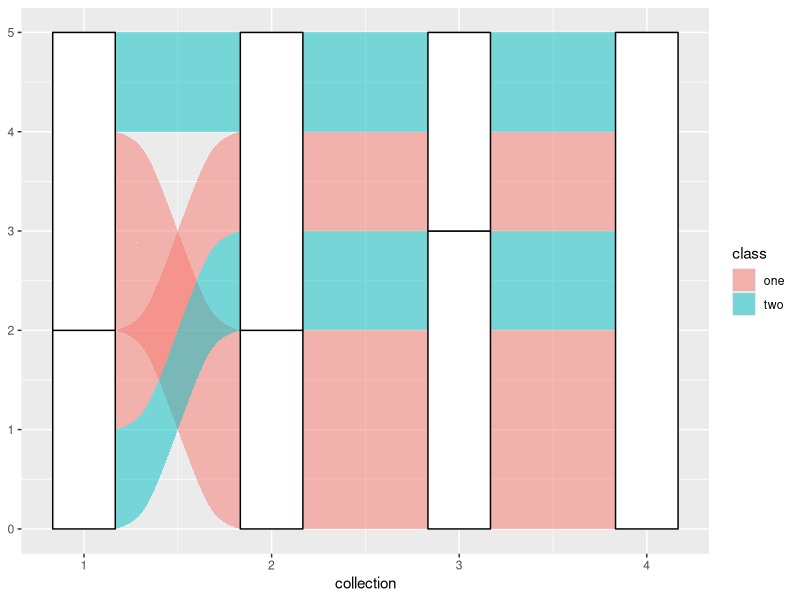
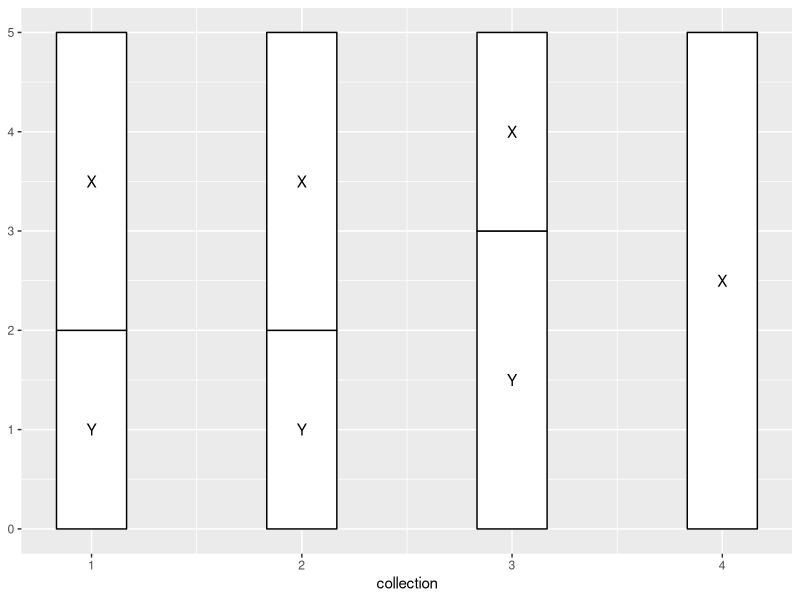
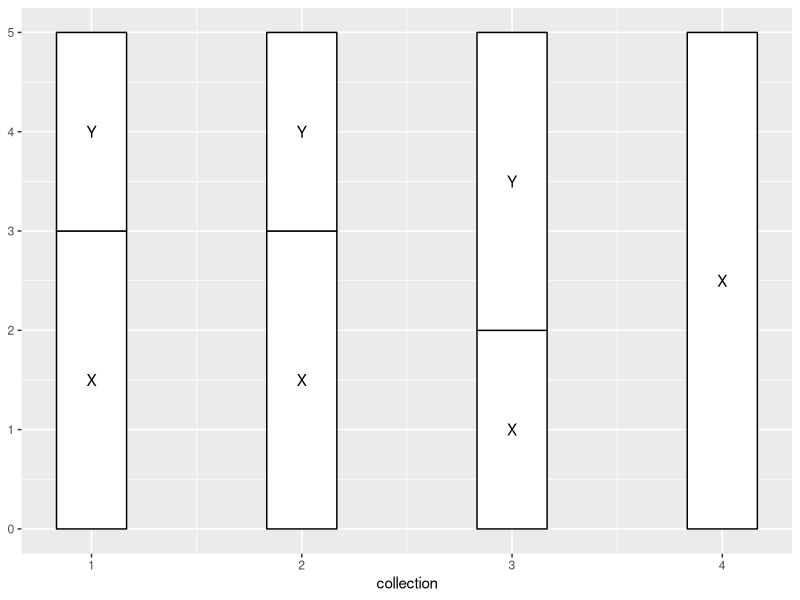
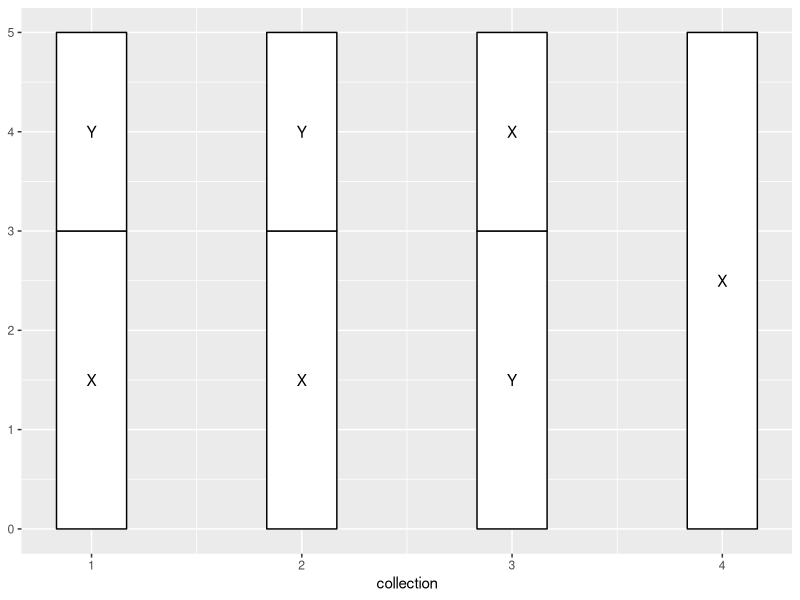
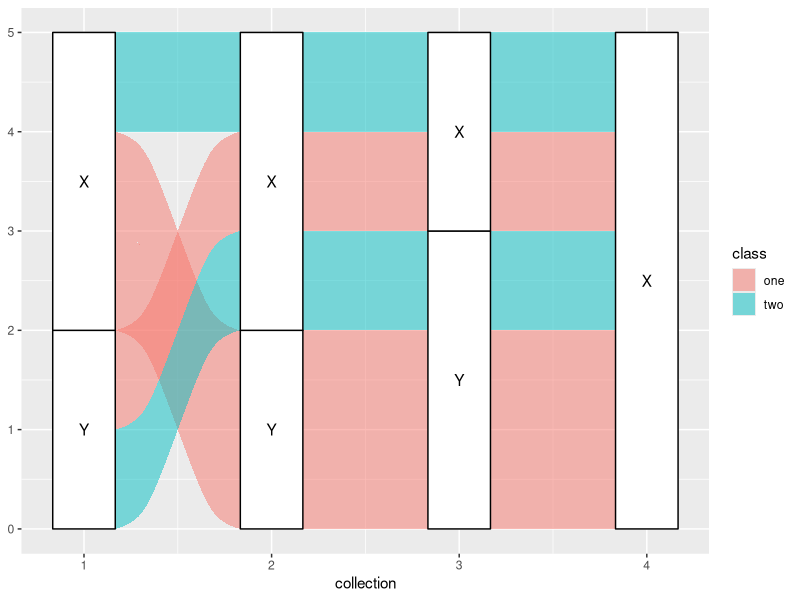
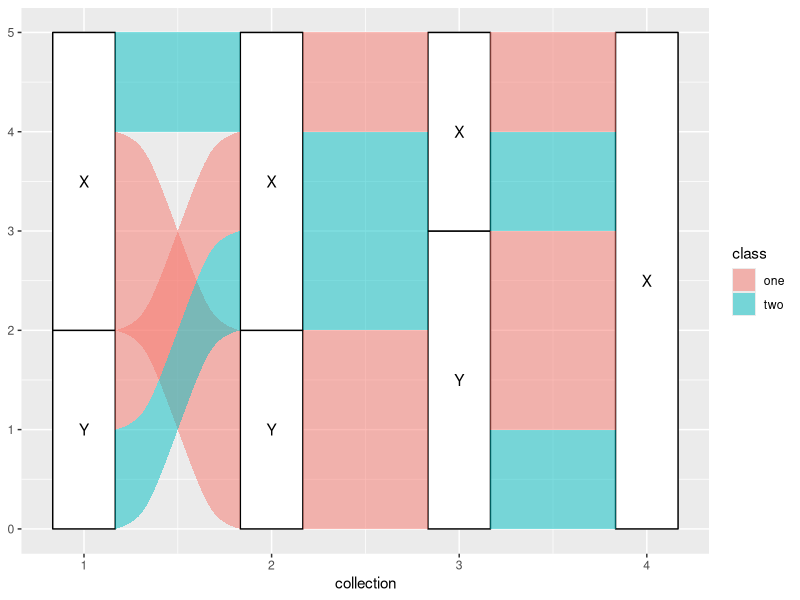
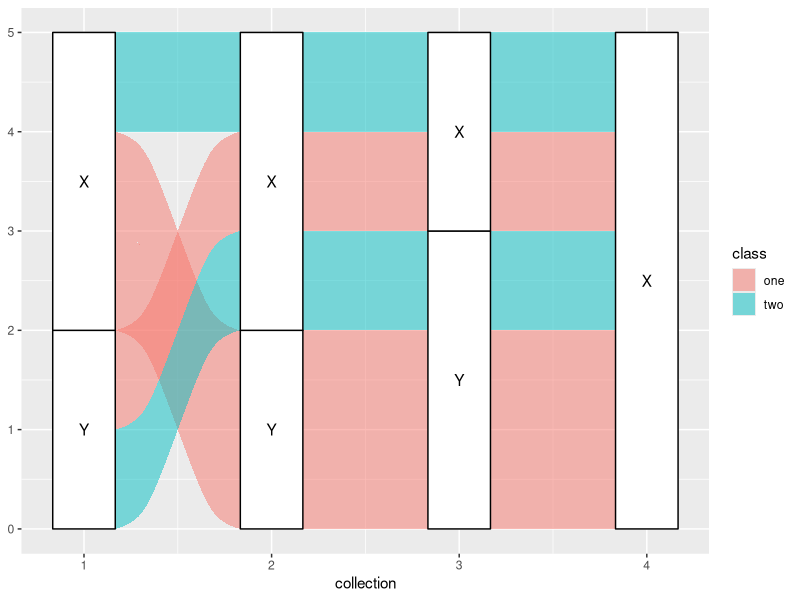
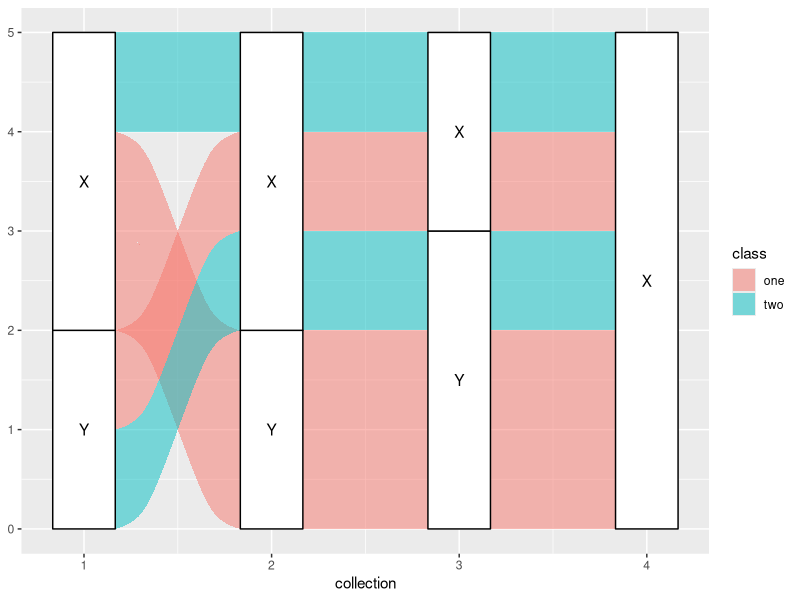

Write the R code that produced these figures, in order. (Note: this script raises an error after producing the figures.)
## ---- chunk 1
knitr::opts_chunk$set(fig.width = 6, fig.height = 3, fig.align = "center")
library(ggalluvial)
## ---- chunk 2
# toy data set
set.seed(0)
toy <- data.frame(
  subject = rep(LETTERS[1:5], times = 4),
  collection = rep(1:4, each  = 5),
  category = rep(
    sample(c("X", "Y"), 16, replace = TRUE),
    rep(c(1, 2, 1, 1), times = 4)
  ),
  class = c("one", "one", "one", "two", "two")
)
print(toy)
## ---- chunk 3
ggplot(toy, aes(x = collection, stratum = category, alluvium = subject)) +
  geom_alluvium(aes(fill = class)) +
  geom_stratum()
## ---- chunk 4
# collection point and category variables only
data <- setNames(toy[, 2:3], c("x", "stratum"))
# required fields for stat transformations
data$y <- 1
data$PANEL <- 1
# stratum transformation
StatStratum$compute_panel(data)
## ---- chunk 5
ggplot(toy, aes(x = collection, stratum = category)) +
  stat_stratum() +
  stat_stratum(geom = "text", aes(label = category))
## ---- chunk 6
# stratum transformation with strata in original order
StatStratum$compute_panel(data, reverse = FALSE)
ggplot(toy, aes(x = collection, stratum = category)) +
  stat_stratum(reverse = FALSE) +
  stat_stratum(geom = "text", aes(label = category), reverse = FALSE)
## ---- chunk 7
# stratum transformation with strata in original order
StatStratum$compute_panel(data, reverse = FALSE)
ggplot(toy, aes(x = collection, stratum = category)) +
  stat_stratum(decreasing = TRUE) +
  stat_stratum(geom = "text", aes(label = category), decreasing = TRUE)
## ---- chunk 8
# collection point, category, and subject variables
data <- setNames(toy[, 1:3], c("alluvium", "x", "stratum"))
# required fields for stat transformations
data$y <- 1
data$PANEL <- 1
# alluvium transformation
StatAlluvium$compute_panel(data)
## ---- chunk 9
ggplot(toy, aes(x = collection, stratum = category, alluvium = subject)) +
  stat_alluvium(aes(fill = class)) +
  stat_stratum() +
  stat_stratum(geom = "text", aes(label = category))
## ---- chunk 10
# flow transformation
StatFlow$compute_panel(data)
## ---- chunk 11
ggplot(toy, aes(x = collection, stratum = category, alluvium = subject)) +
  stat_stratum() +
  stat_flow(aes(fill = class)) +
  stat_stratum(geom = "text", aes(label = category))
## ---- chunk 12
for (i in 1:4) print(lode_zigzag(4, i))
## ---- chunk 13
for (i in 1:4) print(lode_backfront(4, i))
ggplot(toy, aes(x = collection, stratum = category, alluvium = subject)) +
  stat_alluvium(aes(fill = class), lode.guidance = "backfront") +
  stat_stratum() +
  stat_stratum(geom = "text", aes(label = category))
## ---- chunk 14
for (i in 1:4) print(lode_backward(4, i))
ggplot(toy, aes(x = collection, stratum = category, alluvium = subject)) +
  stat_alluvium(aes(fill = class), lode.guidance = "backward") +
  stat_stratum() +
  stat_stratum(geom = "text", aes(label = category))
## ---- chunk 15
ggplot(toy, aes(x = collection, stratum = category, alluvium = subject)) +
  stat_alluvium(aes(fill = class), aes.bind = TRUE) +
  stat_stratum() +
  stat_stratum(geom = "text", aes(label = category))
## ---- chunk 16
ggplot(toy, aes(x = collection, stratum = category, alluvium = subject)) +
  stat_flow(aes(fill = class), aes.bind = TRUE) +
  stat_stratum() +
  stat_stratum(geom = "text", aes(label = category))
## ---- chunk 17
lode_ord <- matrix(1:5, nrow = 5, ncol = 4)
ggplot(toy, aes(x = collection, stratum = category, alluvium = subject)) +
  stat_alluvium(aes(fill = class), lode.ordering = lode_ord) +
  stat_stratum() +
  stat_stratum(geom = "text", aes(label = category))
## ---- chunk 18
sessioninfo::session_info()
